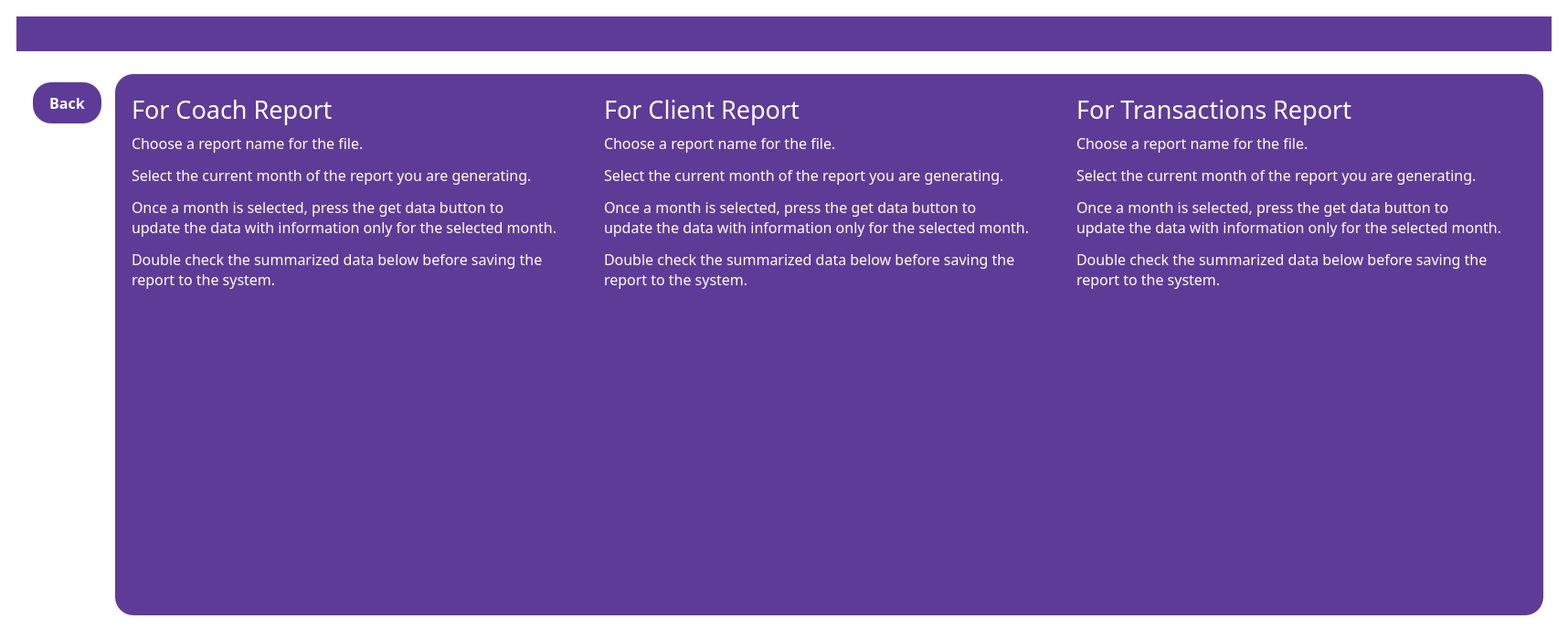
<?xml version="1.0" encoding="UTF-8"?>
<ui version="4.0">
 <class>MainWindow</class>
 <widget class="QMainWindow" name="MainWindow">
  <property name="geometry">
   <rect>
    <x>0</x>
    <y>0</y>
    <width>1716</width>
    <height>700</height>
   </rect>
  </property>
  <property name="windowTitle">
   <string>MainWindow</string>
  </property>
  <property name="styleSheet">
   <string notr="true">QMainWindow
{
background:white;
}</string>
  </property>
  <widget class="QWidget" name="centralwidget">
   <property name="styleSheet">
    <string notr="true">QWidget
{
background: white;
}</string>
   </property>
   <layout class="QVBoxLayout" name="verticalLayout">
    <item>
     <widget class="QWidget" name="widget" native="true">
      <layout class="QVBoxLayout" name="verticalLayout_2">
       <item>
        <widget class="QWidget" name="widget_2" native="true">
         <property name="maximumSize">
          <size>
           <width>16777215</width>
           <height>121</height>
          </size>
         </property>
         <property name="styleSheet">
          <string notr="true">QWidget
{
background-color:#5e3b96;
}</string>
         </property>
         <layout class="QHBoxLayout" name="horizontalLayout">
          <item>
           <spacer name="horizontalSpacer">
            <property name="orientation">
             <enum>Qt::Orientation::Horizontal</enum>
            </property>
            <property name="sizeHint" stdset="0">
             <size>
              <width>40</width>
              <height>20</height>
             </size>
            </property>
           </spacer>
          </item>
          <item>
           <widget class="QLabel" name="label">
            <property name="sizePolicy">
             <sizepolicy hsizetype="Maximum" vsizetype="Maximum">
              <horstretch>0</horstretch>
              <verstretch>0</verstretch>
             </sizepolicy>
            </property>
            <property name="maximumSize">
             <size>
              <width>421</width>
              <height>121</height>
             </size>
            </property>
            <property name="text">
             <string/>
            </property>
            <property name="pixmap">
             <pixmap>../softeng-main/logos/logog.jpg</pixmap>
            </property>
            <property name="scaledContents">
             <bool>true</bool>
            </property>
            <property name="wordWrap">
             <bool>false</bool>
            </property>
           </widget>
          </item>
          <item>
           <spacer name="horizontalSpacer_2">
            <property name="orientation">
             <enum>Qt::Orientation::Horizontal</enum>
            </property>
            <property name="sizeHint" stdset="0">
             <size>
              <width>40</width>
              <height>20</height>
             </size>
            </property>
           </spacer>
          </item>
         </layout>
        </widget>
       </item>
       <item>
        <spacer name="verticalSpacer">
         <property name="orientation">
          <enum>Qt::Orientation::Vertical</enum>
         </property>
         <property name="sizeType">
          <enum>QSizePolicy::Policy::Fixed</enum>
         </property>
         <property name="sizeHint" stdset="0">
          <size>
           <width>20</width>
           <height>10</height>
          </size>
         </property>
        </spacer>
       </item>
       <item>
        <widget class="QWidget" name="widget_3" native="true">
         <layout class="QHBoxLayout" name="horizontalLayout_2">
          <item>
           <widget class="QWidget" name="widget_4" native="true">
            <property name="sizePolicy">
             <sizepolicy hsizetype="Fixed" vsizetype="Preferred">
              <horstretch>0</horstretch>
              <verstretch>0</verstretch>
             </sizepolicy>
            </property>
            <layout class="QVBoxLayout" name="verticalLayout_3">
             <item>
              <widget class="QPushButton" name="back">
               <property name="sizePolicy">
                <sizepolicy hsizetype="Fixed" vsizetype="Fixed">
                 <horstretch>0</horstretch>
                 <verstretch>0</verstretch>
                </sizepolicy>
               </property>
               <property name="minimumSize">
                <size>
                 <width>75</width>
                 <height>45</height>
                </size>
               </property>
               <property name="maximumSize">
                <size>
                 <width>550</width>
                 <height>350</height>
                </size>
               </property>
               <property name="font">
                <font>
                 <family>Arial Black</family>
                 <pointsize>12</pointsize>
                 <bold>true</bold>
                </font>
               </property>
               <property name="styleSheet">
                <string notr="true">QPushButton
{
background-color: #5e3b96;
color:white;
 border-radius:20px;
}</string>
               </property>
               <property name="text">
                <string>Back</string>
               </property>
              </widget>
             </item>
             <item>
              <spacer name="verticalSpacer_2">
               <property name="orientation">
                <enum>Qt::Orientation::Vertical</enum>
               </property>
               <property name="sizeHint" stdset="0">
                <size>
                 <width>20</width>
                 <height>40</height>
                </size>
               </property>
              </spacer>
             </item>
            </layout>
           </widget>
          </item>
          <item>
           <widget class="QWidget" name="widget_5" native="true">
            <property name="styleSheet">
             <string notr="true">QWidget
{background-color:#5e3b96;
border-radius:20px;
}</string>
            </property>
            <layout class="QGridLayout" name="gridLayout">
             <item row="1" column="0">
              <widget class="QWidget" name="widget_8" native="true">
               <layout class="QVBoxLayout" name="verticalLayout_5">
                <item>
                 <widget class="QLabel" name="label_8">
                  <property name="sizePolicy">
                   <sizepolicy hsizetype="Preferred" vsizetype="Preferred">
                    <horstretch>0</horstretch>
                    <verstretch>0</verstretch>
                   </sizepolicy>
                  </property>
                  <property name="minimumSize">
                   <size>
                    <width>0</width>
                    <height>40</height>
                   </size>
                  </property>
                  <property name="maximumSize">
                   <size>
                    <width>16777215</width>
                    <height>40</height>
                   </size>
                  </property>
                  <property name="font">
                   <font>
                    <family>Arial Black</family>
                    <pointsize>20</pointsize>
                   </font>
                  </property>
                  <property name="styleSheet">
                   <string notr="true">QLabel{
color:white
}</string>
                  </property>
                  <property name="text">
                   <string/>
                  </property>
                 </widget>
                </item>
                <item>
                 <widget class="QLabel" name="label_11">
                  <property name="font">
                   <font>
                    <family>Arial Black</family>
                    <pointsize>12</pointsize>
                   </font>
                  </property>
                  <property name="styleSheet">
                   <string notr="true">QLabel{
color:white;
}</string>
                  </property>
                  <property name="text">
                   <string>&lt;html&gt;&lt;head/&gt;&lt;body&gt;&lt;p&gt;&lt;br/&gt;&lt;/p&gt;&lt;/body&gt;&lt;/html&gt;</string>
                  </property>
                 </widget>
                </item>
               </layout>
              </widget>
             </item>
             <item row="0" column="1">
              <widget class="QWidget" name="widget_7" native="true">
               <layout class="QVBoxLayout" name="verticalLayout_8">
                <item>
                 <widget class="QLabel" name="label_4">
                  <property name="sizePolicy">
                   <sizepolicy hsizetype="Preferred" vsizetype="Preferred">
                    <horstretch>0</horstretch>
                    <verstretch>0</verstretch>
                   </sizepolicy>
                  </property>
                  <property name="minimumSize">
                   <size>
                    <width>0</width>
                    <height>40</height>
                   </size>
                  </property>
                  <property name="maximumSize">
                   <size>
                    <width>16777215</width>
                    <height>40</height>
                   </size>
                  </property>
                  <property name="font">
                   <font>
                    <family>Arial Black</family>
                    <pointsize>20</pointsize>
                   </font>
                  </property>
                  <property name="styleSheet">
                   <string notr="true">QLabel{
color:white
}</string>
                  </property>
                  <property name="text">
                   <string>For Client Report</string>
                  </property>
                 </widget>
                </item>
                <item>
                 <widget class="QLabel" name="label_9">
                  <property name="font">
                   <font>
                    <family>Arial Black</family>
                    <pointsize>12</pointsize>
                   </font>
                  </property>
                  <property name="styleSheet">
                   <string notr="true">QLabel{
color:white
}</string>
                  </property>
                  <property name="text">
                   <string>&lt;html&gt;&lt;head/&gt;&lt;body&gt;&lt;p&gt;Choose a report name for the file.&lt;/p&gt;&lt;p&gt;Select the current month of the report you are generating.&lt;/p&gt;&lt;p&gt;Once a month is selected, press the get data button to&lt;br/&gt;update the data with information only for the selected month.&lt;/p&gt;&lt;p&gt;Double check the summarized data below before saving the report to the system.&lt;/p&gt;&lt;p&gt;&lt;br/&gt;&lt;/p&gt;&lt;/body&gt;&lt;/html&gt;</string>
                  </property>
                  <property name="wordWrap">
                   <bool>true</bool>
                  </property>
                 </widget>
                </item>
               </layout>
              </widget>
             </item>
             <item row="1" column="1">
              <widget class="QWidget" name="widget_9" native="true">
               <layout class="QVBoxLayout" name="verticalLayout_7">
                <item>
                 <widget class="QLabel" name="label_7">
                  <property name="sizePolicy">
                   <sizepolicy hsizetype="Preferred" vsizetype="Preferred">
                    <horstretch>0</horstretch>
                    <verstretch>0</verstretch>
                   </sizepolicy>
                  </property>
                  <property name="minimumSize">
                   <size>
                    <width>0</width>
                    <height>40</height>
                   </size>
                  </property>
                  <property name="maximumSize">
                   <size>
                    <width>16777215</width>
                    <height>40</height>
                   </size>
                  </property>
                  <property name="font">
                   <font>
                    <family>Arial Black</family>
                    <pointsize>20</pointsize>
                   </font>
                  </property>
                  <property name="styleSheet">
                   <string notr="true">QLabel{
color:white
}</string>
                  </property>
                  <property name="text">
                   <string/>
                  </property>
                 </widget>
                </item>
                <item>
                 <widget class="QLabel" name="label_12">
                  <property name="font">
                   <font>
                    <family>Arial Black</family>
                    <pointsize>12</pointsize>
                   </font>
                  </property>
                  <property name="styleSheet">
                   <string notr="true">QLabel{
color:white;
}</string>
                  </property>
                  <property name="text">
                   <string>&lt;html&gt;&lt;head/&gt;&lt;body&gt;&lt;p&gt;&lt;br/&gt;&lt;/p&gt;&lt;/body&gt;&lt;/html&gt;</string>
                  </property>
                 </widget>
                </item>
               </layout>
              </widget>
             </item>
             <item row="0" column="0">
              <widget class="QWidget" name="widget_6" native="true">
               <property name="sizePolicy">
                <sizepolicy hsizetype="Minimum" vsizetype="Preferred">
                 <horstretch>0</horstretch>
                 <verstretch>0</verstretch>
                </sizepolicy>
               </property>
               <layout class="QVBoxLayout" name="verticalLayout_4">
                <item>
                 <widget class="QLabel" name="label_2">
                  <property name="sizePolicy">
                   <sizepolicy hsizetype="Preferred" vsizetype="Preferred">
                    <horstretch>0</horstretch>
                    <verstretch>0</verstretch>
                   </sizepolicy>
                  </property>
                  <property name="minimumSize">
                   <size>
                    <width>0</width>
                    <height>40</height>
                   </size>
                  </property>
                  <property name="maximumSize">
                   <size>
                    <width>16777215</width>
                    <height>40</height>
                   </size>
                  </property>
                  <property name="font">
                   <font>
                    <family>Arial Black</family>
                    <pointsize>20</pointsize>
                   </font>
                  </property>
                  <property name="styleSheet">
                   <string notr="true">QLabel{
color:white
}</string>
                  </property>
                  <property name="text">
                   <string>For Coach Report</string>
                  </property>
                 </widget>
                </item>
                <item>
                 <widget class="QLabel" name="label_3">
                  <property name="font">
                   <font>
                    <family>Arial Black</family>
                    <pointsize>12</pointsize>
                   </font>
                  </property>
                  <property name="styleSheet">
                   <string notr="true">QLabel{
color:white
}</string>
                  </property>
                  <property name="text">
                   <string>&lt;html&gt;&lt;head/&gt;&lt;body&gt;&lt;p&gt;Choose a report name for the file.&lt;/p&gt;&lt;p&gt;Select the current month of the report you are generating.&lt;/p&gt;&lt;p&gt;Once a month is selected, press the get data button to&lt;br/&gt;update the data with information only for the selected month.&lt;/p&gt;&lt;p&gt;Double check the summarized data below before saving the report to the system.&lt;/p&gt;&lt;p&gt;&lt;br/&gt;&lt;/p&gt;&lt;/body&gt;&lt;/html&gt;</string>
                  </property>
                  <property name="wordWrap">
                   <bool>true</bool>
                  </property>
                 </widget>
                </item>
               </layout>
              </widget>
             </item>
             <item row="0" column="2">
              <widget class="QWidget" name="widget_10" native="true">
               <layout class="QVBoxLayout" name="verticalLayout_6">
                <item>
                 <widget class="QLabel" name="label_5">
                  <property name="sizePolicy">
                   <sizepolicy hsizetype="Preferred" vsizetype="Preferred">
                    <horstretch>0</horstretch>
                    <verstretch>0</verstretch>
                   </sizepolicy>
                  </property>
                  <property name="minimumSize">
                   <size>
                    <width>0</width>
                    <height>40</height>
                   </size>
                  </property>
                  <property name="maximumSize">
                   <size>
                    <width>16777215</width>
                    <height>40</height>
                   </size>
                  </property>
                  <property name="font">
                   <font>
                    <family>Arial Black</family>
                    <pointsize>20</pointsize>
                   </font>
                  </property>
                  <property name="styleSheet">
                   <string notr="true">QLabel{
color:white
}</string>
                  </property>
                  <property name="text">
                   <string>For Transactions Report</string>
                  </property>
                 </widget>
                </item>
                <item>
                 <widget class="QLabel" name="label_10">
                  <property name="font">
                   <font>
                    <family>Arial Black</family>
                    <pointsize>12</pointsize>
                   </font>
                  </property>
                  <property name="styleSheet">
                   <string notr="true">QLabel{
color:white
}</string>
                  </property>
                  <property name="text">
                   <string>&lt;html&gt;&lt;head/&gt;&lt;body&gt;&lt;p&gt;Choose a report name for the file.&lt;/p&gt;&lt;p&gt;Select the current month of the report you are generating.&lt;/p&gt;&lt;p&gt;Once a month is selected, press the get data button to&lt;br/&gt;update the data with information only for the selected month.&lt;/p&gt;&lt;p&gt;Double check the summarized data below before saving the report to the system.&lt;/p&gt;&lt;p&gt;&lt;br/&gt;&lt;/p&gt;&lt;/body&gt;&lt;/html&gt;</string>
                  </property>
                  <property name="wordWrap">
                   <bool>true</bool>
                  </property>
                 </widget>
                </item>
               </layout>
              </widget>
             </item>
             <item row="1" column="2">
              <widget class="QWidget" name="widget_11" native="true">
               <layout class="QVBoxLayout" name="verticalLayout_9">
                <item>
                 <widget class="QLabel" name="label_6">
                  <property name="sizePolicy">
                   <sizepolicy hsizetype="Preferred" vsizetype="Preferred">
                    <horstretch>0</horstretch>
                    <verstretch>0</verstretch>
                   </sizepolicy>
                  </property>
                  <property name="minimumSize">
                   <size>
                    <width>0</width>
                    <height>40</height>
                   </size>
                  </property>
                  <property name="maximumSize">
                   <size>
                    <width>16777215</width>
                    <height>40</height>
                   </size>
                  </property>
                  <property name="font">
                   <font>
                    <family>Arial Black</family>
                    <pointsize>20</pointsize>
                   </font>
                  </property>
                  <property name="styleSheet">
                   <string notr="true">QLabel{
color:white
}</string>
                  </property>
                  <property name="text">
                   <string/>
                  </property>
                 </widget>
                </item>
                <item>
                 <widget class="QLabel" name="label_13">
                  <property name="font">
                   <font>
                    <family>Arial Black</family>
                    <pointsize>12</pointsize>
                   </font>
                  </property>
                  <property name="styleSheet">
                   <string notr="true">QLabel{
color:white;
}</string>
                  </property>
                  <property name="text">
                   <string>&lt;html&gt;&lt;head/&gt;&lt;body&gt;&lt;p&gt;&lt;br/&gt;&lt;/p&gt;&lt;/body&gt;&lt;/html&gt;</string>
                  </property>
                 </widget>
                </item>
               </layout>
              </widget>
             </item>
            </layout>
           </widget>
          </item>
         </layout>
        </widget>
       </item>
      </layout>
     </widget>
    </item>
   </layout>
  </widget>
 </widget>
 <resources/>
 <connections/>
</ui>
